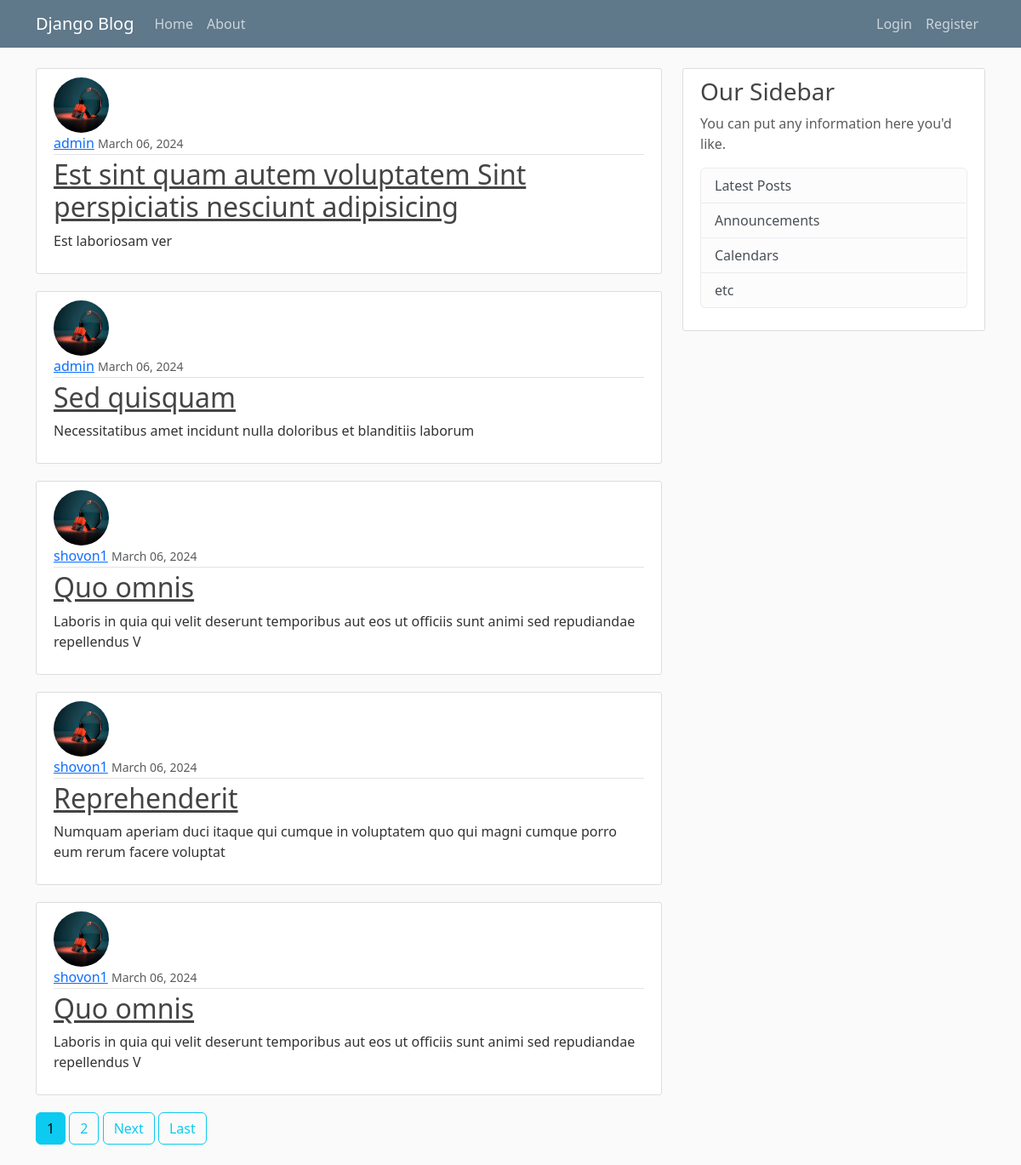
Before: / with the older database file.
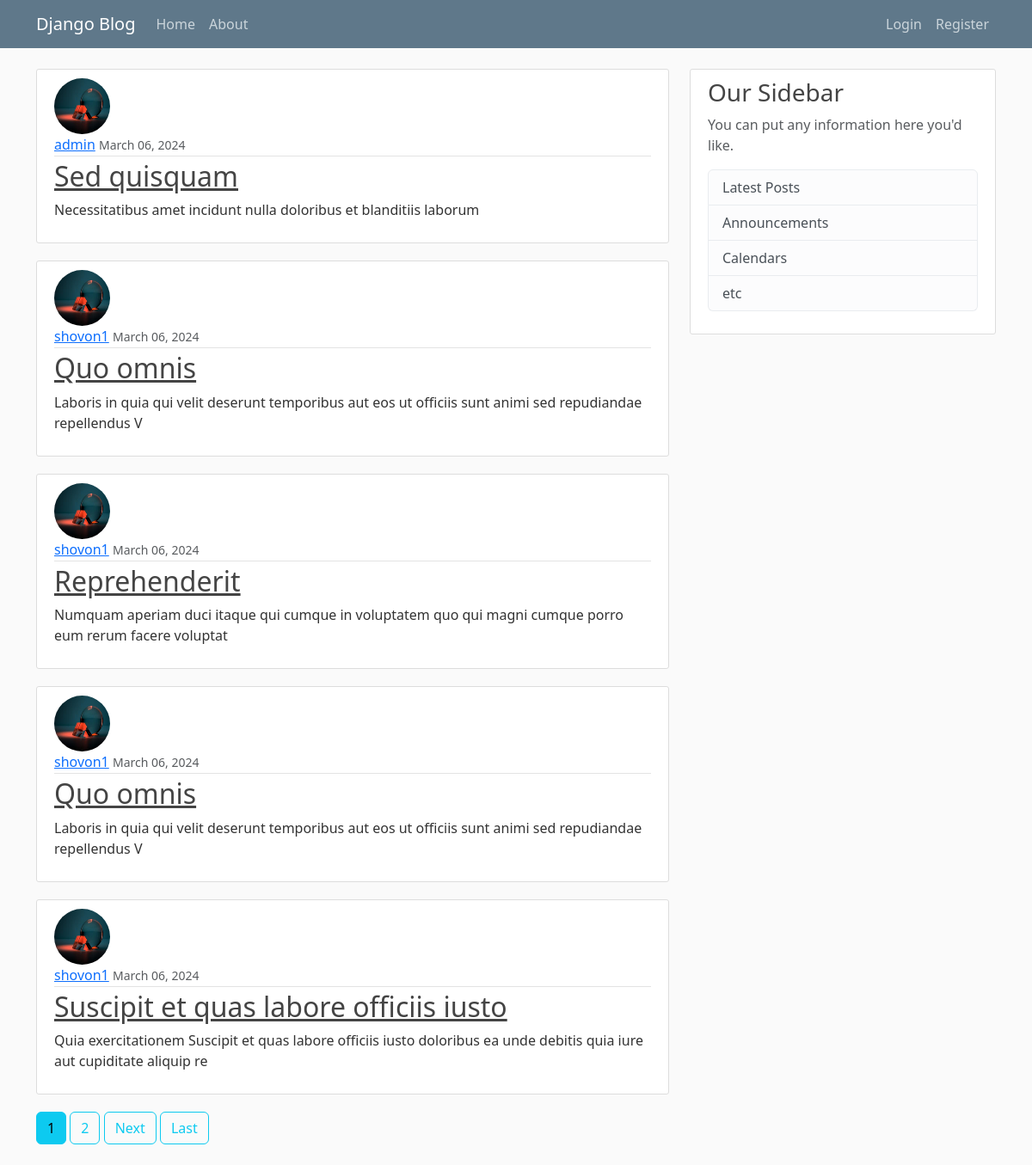
After: the same page with the newer database file.
### blog/models.py (models this page shows, shortened)
class Post(models.Model):
    title = models.CharField(max_length=100)
    content = models.TextField()
    date_posted = models.DateTimeField(default=timezone.now)
    author = models.ForeignKey(User, on_delete=models.CASCADE)

### users/models.py (models this page shows, shortened)
class Profile(models.Model):
    user = models.OneToOneField(User, on_delete=models.CASCADE)
    image = models.ImageField(default='default.jpg', upload_to='profile_pics')

### blog/views.py (the view)
# urls.py: path('', PostListView.as_view(), name='blog-home'),
class PostListView(ListView):
    model = Post
    template_name = 'blog/home.html'  # <app>/<model>_<viewtype>.html
    context_object_name = 'posts'
    ordering = ['-date_posted']
    paginate_by = 5

### blog/templates/blog/home.html (shortened to what this page needs)
{% extends "blog/base.html" %}
{% block content %}
    {% for post in posts %}
        <article class="media content-section">
          <img class="rounded-circle article-img" src="{{ post.author.profile.image.url }}">
          <div class="media-body">
            <div class="article-metadata">
              <a class="mr-2" href="{% url 'blog-home' %}">{{ post.author }}</a>
              <small class="text-muted">{{ post.date_posted|date:"F d, Y" }}</small>
            </div>
            <h2><a class="article-title" href="{% url 'post-detail' post.id %}">{{ post.title }}</a></h2>
            <p class="article-content">{{ post.content }}</p>
          </div>
        </article>
    {% endfor %}
    {% if is_paginated %}
      {% for num in page_obj.paginator.page_range %}
        {% if page_obj.number == num %}
          <a class="btn btn-info mb-4" href="?page={{ num }}">{{ num }}</a>
        {% elif num > page_obj.number|add:'-3' and num < page_obj.number|add:'3' %}
          <a class="btn btn-outline-info mb-4" href="?page={{ num }}">{{ num }}</a>
        {% endif %}
      {% endfor %}
      {% if page_obj.has_next %}
        <a class="btn btn-outline-info mb-4" href="?page={{ page_obj.next_page_number }}">Next</a>
        <a class="btn btn-outline-info mb-4" href="?page={{ page_obj.paginator.num_pages }}">Last</a>
      {% endif %}
    {% endif %}
{% endblock content %}

Changed rows visible on the page:
removed Post: author.profile.image (picture), author "admin", date_posted "March 06, 2024", title "Est sint quam autem voluptatem Sint perspiciatis nesciunt adipisicing", content "Est laboriosam ver"
now on this page (row unchanged): Post: author.profile.image (picture), author "shovon1", date_posted "March 06, 2024", title "Suscipit et quas labore officiis iusto", content "Quia exercitationem Suscipit et quas labore officiis iusto doloribus ea unde debitis quia iure aut cupiditate aliquip re"
